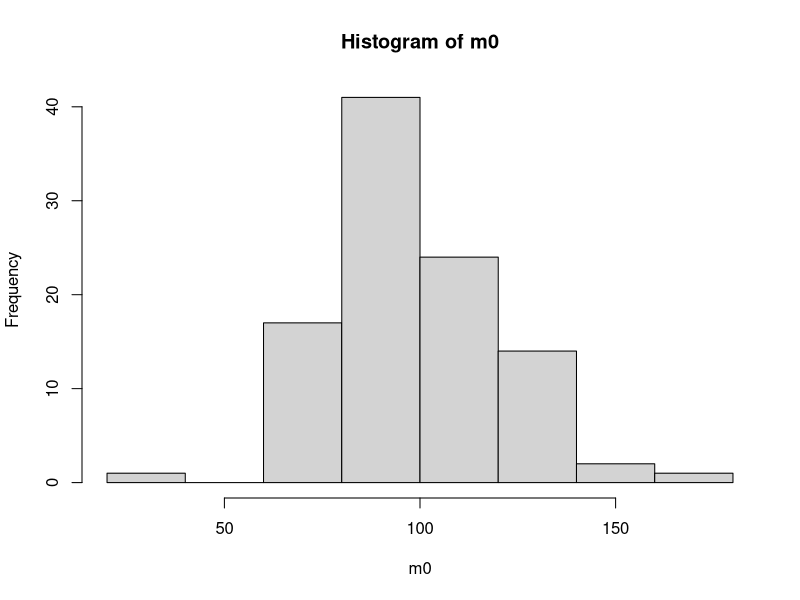
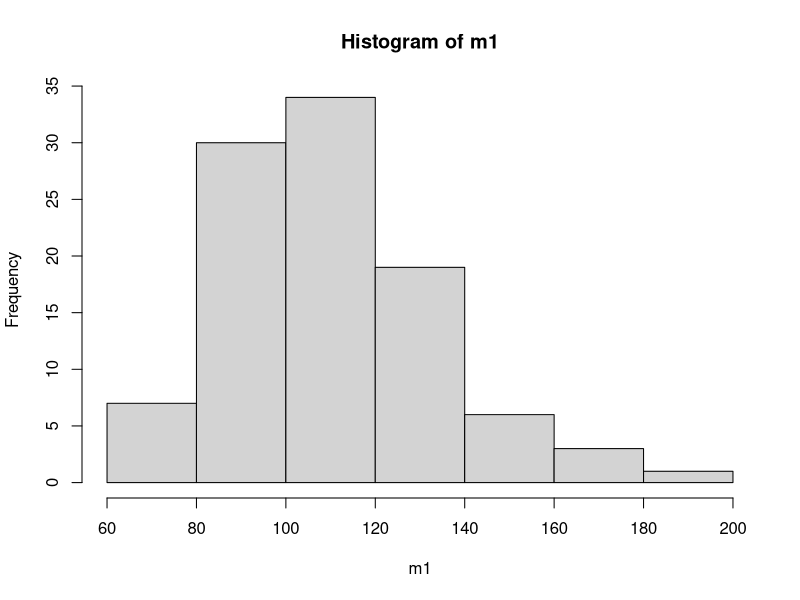
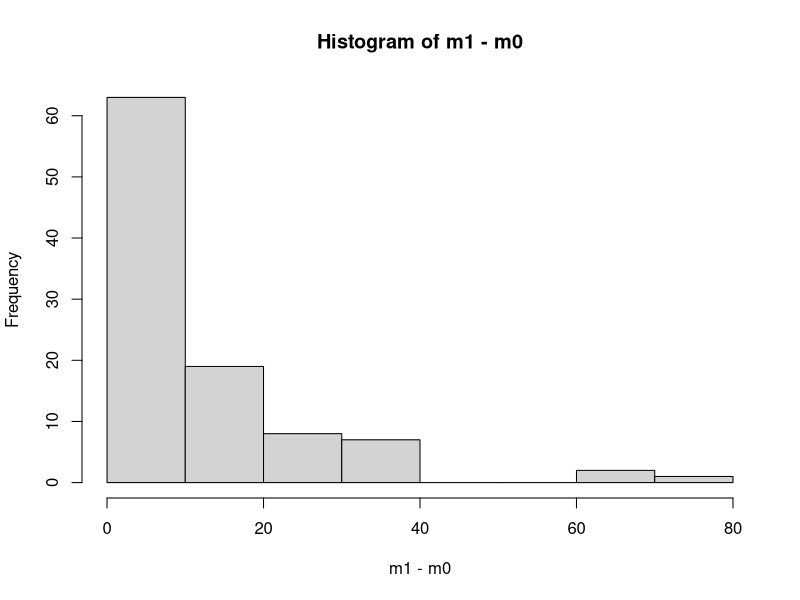
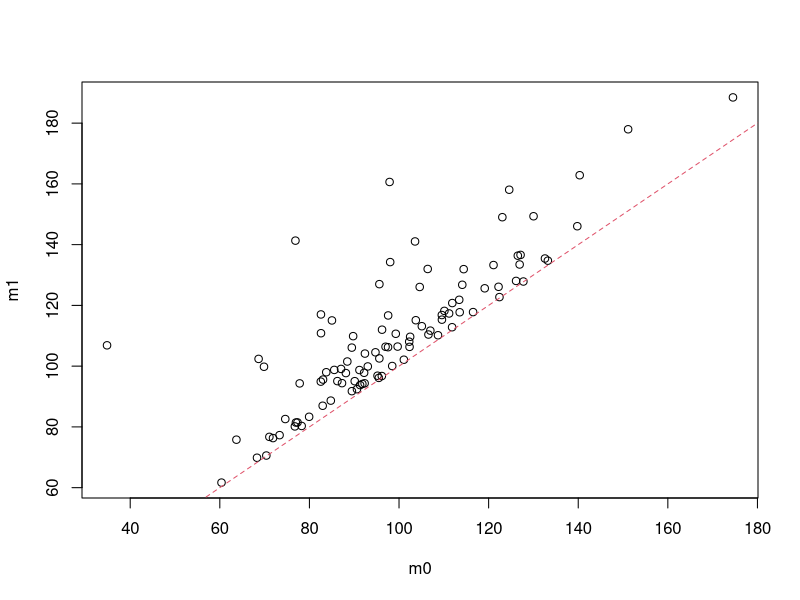
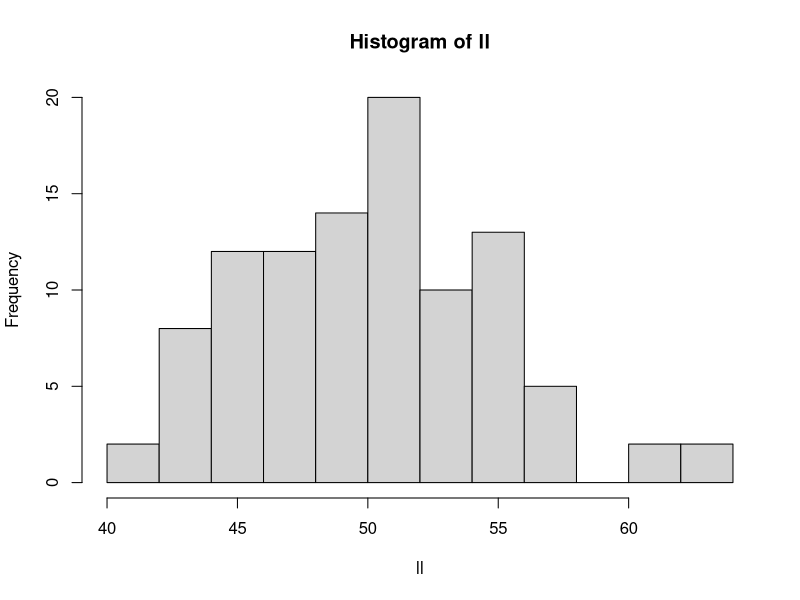
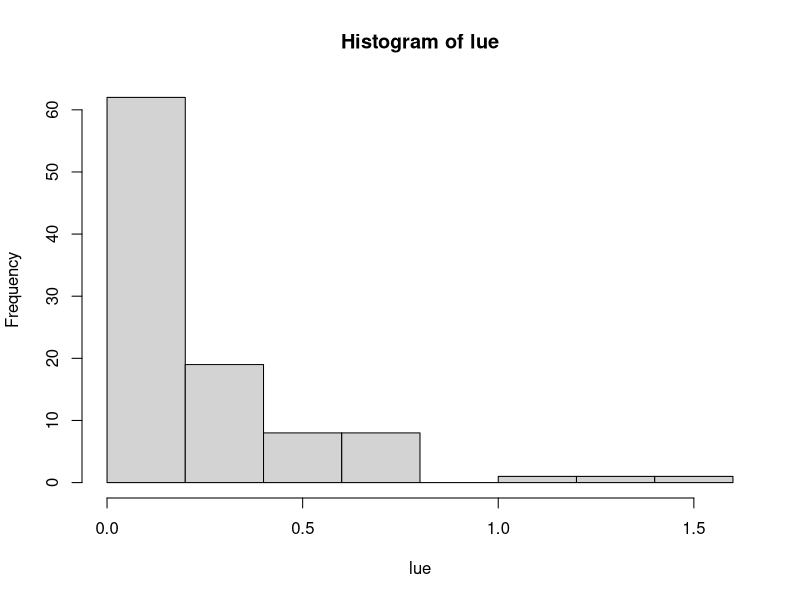
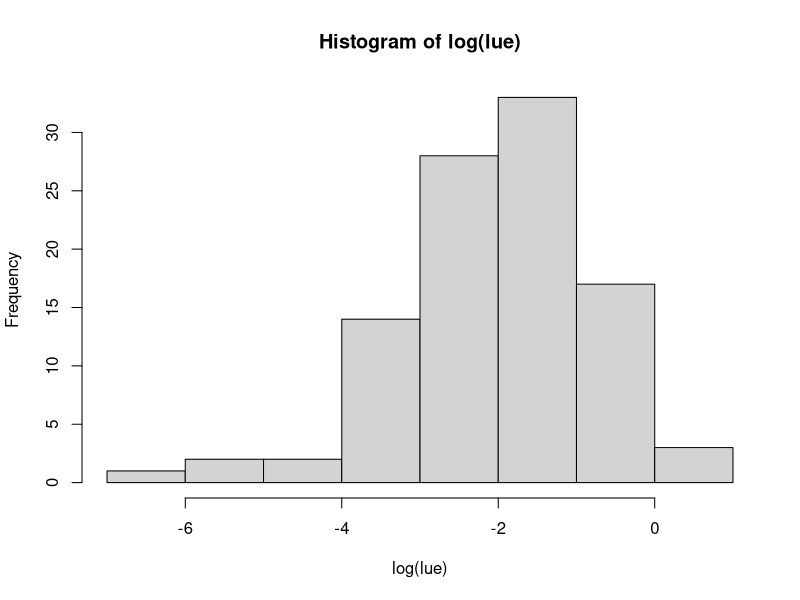
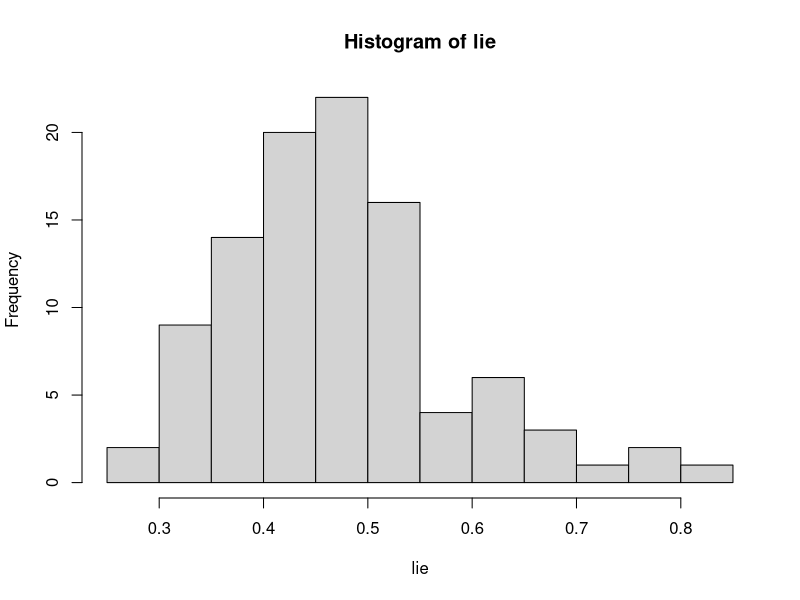

R code for these plots, in order:
### Use actual distributions of initial biomass, biomass increment, and light interception

n = 100
cols = grey(.5,.5)
m0=rnorm(n,100,20)
hist(m0)
m1=m0+rgamma(n,shape=1,scale=10)
#m1=m0+rnorm(n,10,3)
hist(m1)
hist(m1-m0)
plot(m1~m0)
abline(a=0,b=1,lty=2,col=2)
ll=rnorm(n,50,5)
hist(ll)
lue=(m1-m0)/ll
hist(lue)
hist(log(lue))
lie=ll/m1
hist(lie)
hist(log(lie))
#plot(lue~lie,col=cols,pch=16)
#mod = lm(lue~lie)
#summary(mod)
#abline(mod,col=2)
plot(log(lue)~log(lie),xlab="log(LIE)",ylab="log(LUE)",col=cols,pch=16,main="Simulation")
modlog = lm(log(lue)~log(lie))
summary(modlog)
abline(modlog,col=2)
text(-.3,0,expression(paste(R^2,"= 0.19***")),col=2)


## SIM2
zz = rnorm(100,10,4) # biomass
xx = 1.5*zz+rnorm(100,0,2.5) # height
yy = 100*zz+rnorm(100,0,100) # crown volume
plot(zz,xx)
plot(zz,yy)
plot(xx,yy)
plot(xx/zz,yy/zz,log="x")
xz = lm(xx~zz)
yz = lm(yy~zz)
plot(xz$residuals,yz$residuals,main="Simulation (residuals)",xlab="Light-size residuals",ylab="Growth-size residuals")
summary(lm(xz$residuals~yz$residuals))
text(5,200,expression(paste(R^2,"= 0")),col=2)
